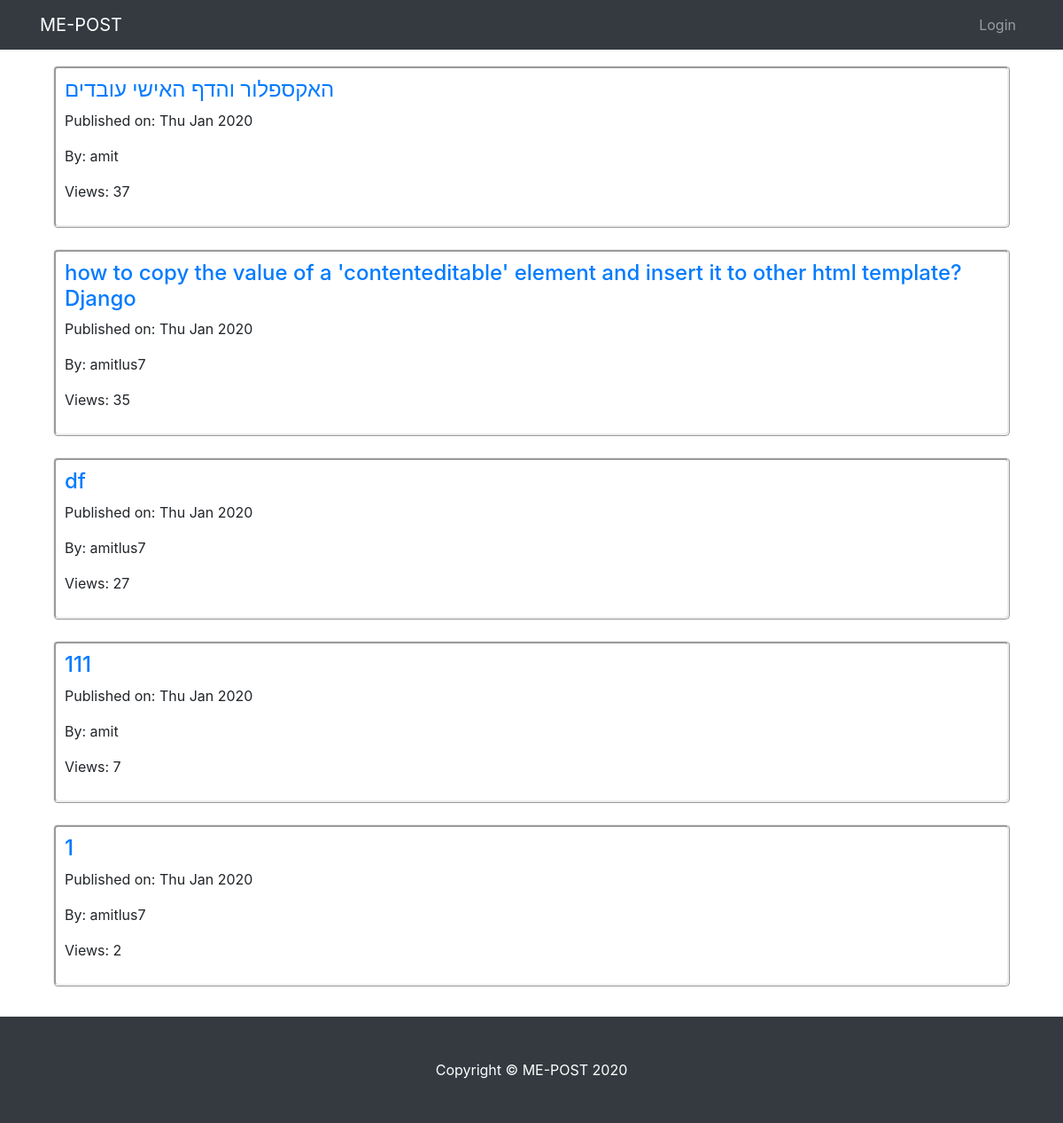
The app's page /TheApp/topposts/, older data.
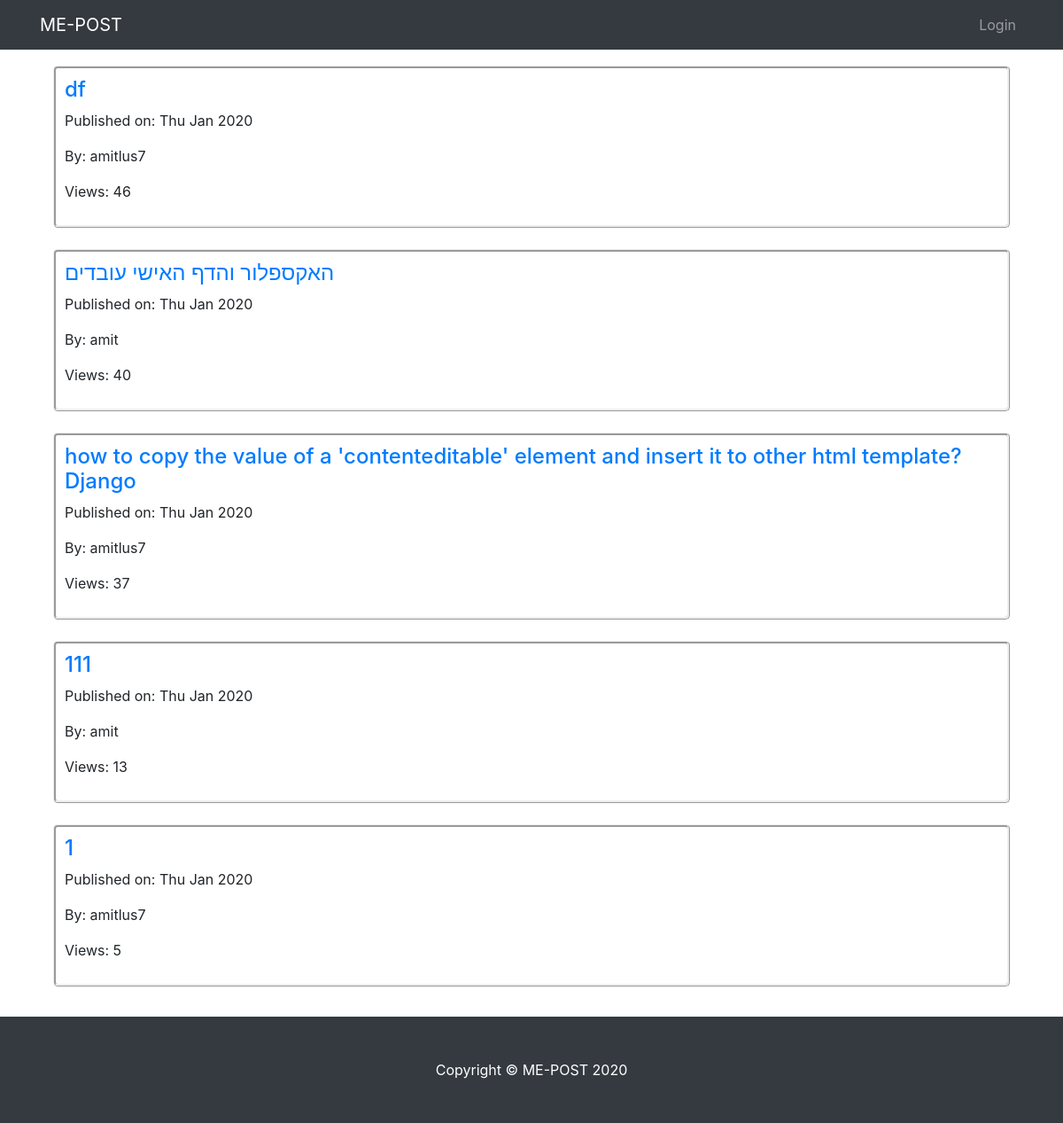
The same page, newer data.
### TheApp/models.py (models this page shows, shortened)
class Post(models.Model):
    author = models.ForeignKey(User, on_delete=models.PROTECT)
    title = models.CharField(max_length=200)
    text = models.TextField()
    create_date = models.DateTimeField(default=timezone.now)
    post_views = models.IntegerField(default=0)

### TheApp/views.py (the view)
# urls.py: path('topposts/', views.top, name='top_posts'),
def top(request):
    top_posts = Post.objects.order_by('-post_views')# מסדר לפי צפיות מהגדול לקטן, בלי המינוס זה יהיה הפוך
    return render(request, 'TheApp/top.html', {'top_posts':top_posts})

### templates/TheApp/top.html
{% extends "TheApp/base.html" %}
{% block body_block %}
<div class="container" style = "padding-bottom: 130px; margin-top:50px;">
{% for post in top_posts|slice:":5" %}
<div class="Misgeret">
<h4><a href="{% url 'TheApp:post_detail' pk=post.pk %}">{{ post.title }}</a></h4>
<p>Published on: {{post.create_date|date:"D M Y"}}</p>
<p>By: {{post.author}}</p>
<p>Views: {{ post.post_views }}</p>
</div>
<br>
{% endfor %}
</div>
{% endblock %}

Row changes from the older to the newer data that the page shows:
changed Post "df": post_views "27" → "46"; moves up the list
changed Post "האקספלור והדף האישי עובדים": post_views "37" → "40"
changed Post (number 3 of 5 on the later page): post_views "35" → "37"
changed Post (number 4 of 5 on the later page): post_views "7" → "13"
changed Post (number 5 of 5 on the later page): post_views "2" → "5"
